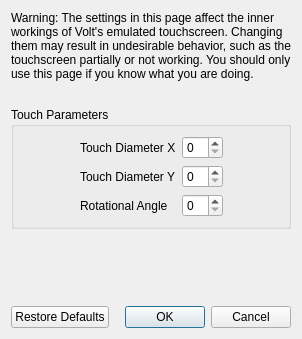
<?xml version="1.0" encoding="UTF-8"?>
<ui version="4.0">
 <class>ConfigureTouchscreenAdvanced</class>
 <widget class="QDialog" name="ConfigureTouchscreenAdvanced">
  <property name="geometry">
   <rect>
    <x>0</x>
    <y>0</y>
    <width>298</width>
    <height>339</height>
   </rect>
  </property>
  <property name="windowTitle">
   <string>Configure Touchscreen</string>
  </property>
  <layout class="QVBoxLayout" name="verticalLayout">
   <item>
    <widget class="QLabel" name="label_2">
     <property name="minimumSize">
      <size>
       <width>280</width>
       <height>0</height>
      </size>
     </property>
     <property name="text">
      <string>Warning: The settings in this page affect the inner workings of Volt's emulated touchscreen. Changing them may result in undesirable behavior, such as the touchscreen partially or not working. You should only use this page if you know what you are doing.</string>
     </property>
     <property name="wordWrap">
      <bool>true</bool>
     </property>
    </widget>
   </item>
   <item>
    <spacer name="verticalSpacer_2">
     <property name="orientation">
      <enum>Qt::Vertical</enum>
     </property>
     <property name="sizeType">
      <enum>QSizePolicy::Fixed</enum>
     </property>
     <property name="sizeHint" stdset="0">
      <size>
       <width>20</width>
       <height>20</height>
      </size>
     </property>
    </spacer>
   </item>
   <item>
    <widget class="QGroupBox" name="gridGroupBox">
     <property name="title">
      <string>Touch Parameters</string>
     </property>
     <layout class="QGridLayout" name="gridLayout">
      <item row="0" column="0">
       <spacer name="horizontalSpacer">
        <property name="orientation">
         <enum>Qt::Horizontal</enum>
        </property>
        <property name="sizeHint" stdset="0">
         <size>
          <width>40</width>
          <height>20</height>
         </size>
        </property>
       </spacer>
      </item>
      <item row="1" column="1">
       <widget class="QLabel" name="label_4">
        <property name="text">
         <string>Touch Diameter Y</string>
        </property>
       </widget>
      </item>
      <item row="0" column="3">
       <spacer name="horizontalSpacer_2">
        <property name="orientation">
         <enum>Qt::Horizontal</enum>
        </property>
        <property name="sizeHint" stdset="0">
         <size>
          <width>40</width>
          <height>20</height>
         </size>
        </property>
       </spacer>
      </item>
      <item row="0" column="1">
       <widget class="QLabel" name="label_3">
        <property name="text">
         <string>Touch Diameter X</string>
        </property>
       </widget>
      </item>
      <item row="2" column="1">
       <widget class="QLabel" name="label_5">
        <property name="text">
         <string>Rotational Angle</string>
        </property>
       </widget>
      </item>
      <item row="0" column="2">
       <widget class="QSpinBox" name="diameter_x_box"/>
      </item>
      <item row="1" column="2">
       <widget class="QSpinBox" name="diameter_y_box"/>
      </item>
      <item row="2" column="2">
       <widget class="QSpinBox" name="angle_box"/>
      </item>
     </layout>
    </widget>
   </item>
   <item>
    <spacer name="verticalSpacer">
     <property name="orientation">
      <enum>Qt::Vertical</enum>
     </property>
     <property name="sizeHint" stdset="0">
      <size>
       <width>20</width>
       <height>40</height>
      </size>
     </property>
    </spacer>
   </item>
   <item>
    <layout class="QHBoxLayout" name="horizontalLayout">
     <item>
      <widget class="QPushButton" name="restore_defaults_button">
       <property name="text">
        <string>Restore Defaults</string>
       </property>
      </widget>
     </item>
     <item>
      <widget class="QDialogButtonBox" name="buttonBox">
       <property name="standardButtons">
        <set>QDialogButtonBox::Cancel|QDialogButtonBox::Ok</set>
       </property>
      </widget>
     </item>
    </layout>
   </item>
  </layout>
 </widget>
 <resources/>
 <connections>
  <connection>
   <sender>buttonBox</sender>
   <signal>accepted()</signal>
   <receiver>ConfigureTouchscreenAdvanced</receiver>
   <slot>accept()</slot>
  </connection>
  <connection>
   <sender>buttonBox</sender>
   <signal>rejected()</signal>
   <receiver>ConfigureTouchscreenAdvanced</receiver>
   <slot>reject()</slot>
   </connection>
 </connections>
</ui>
